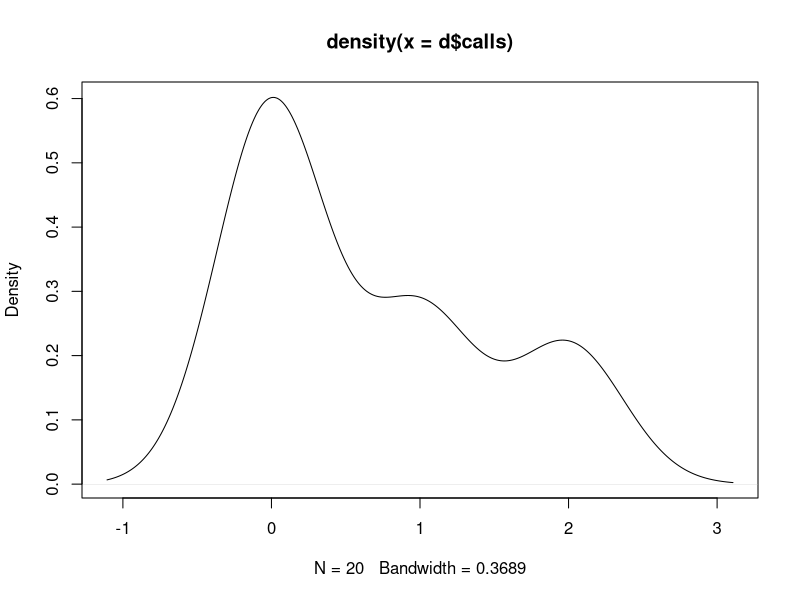
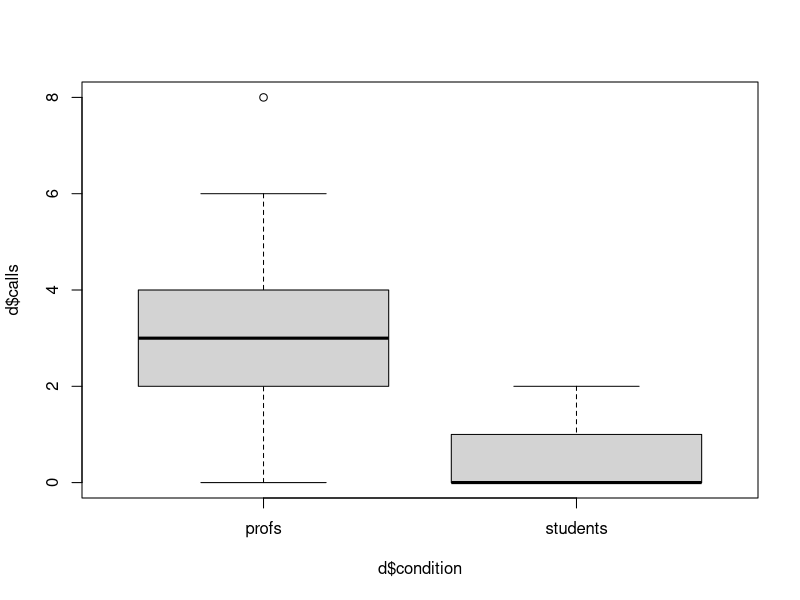
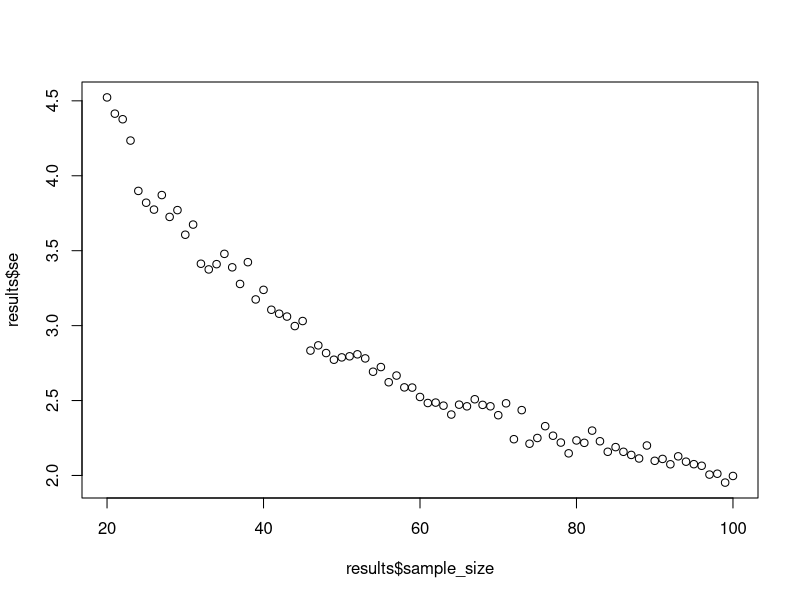
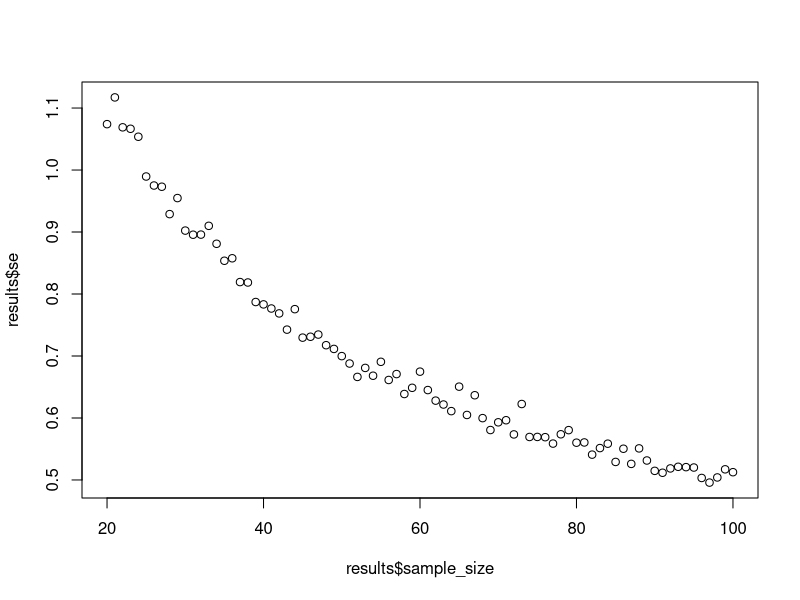
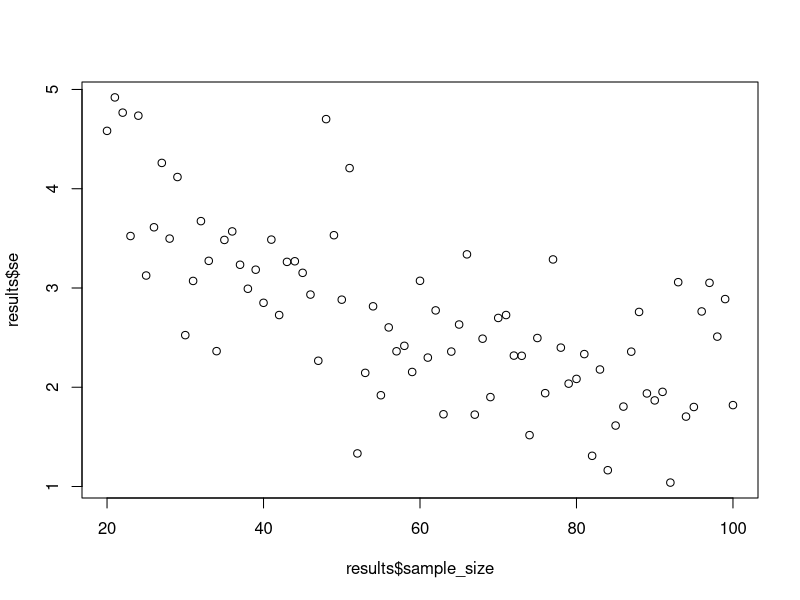
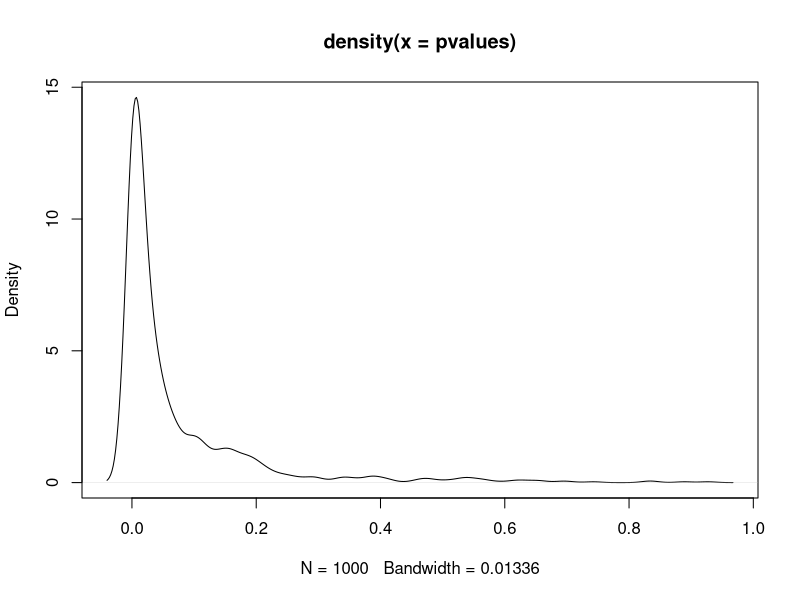
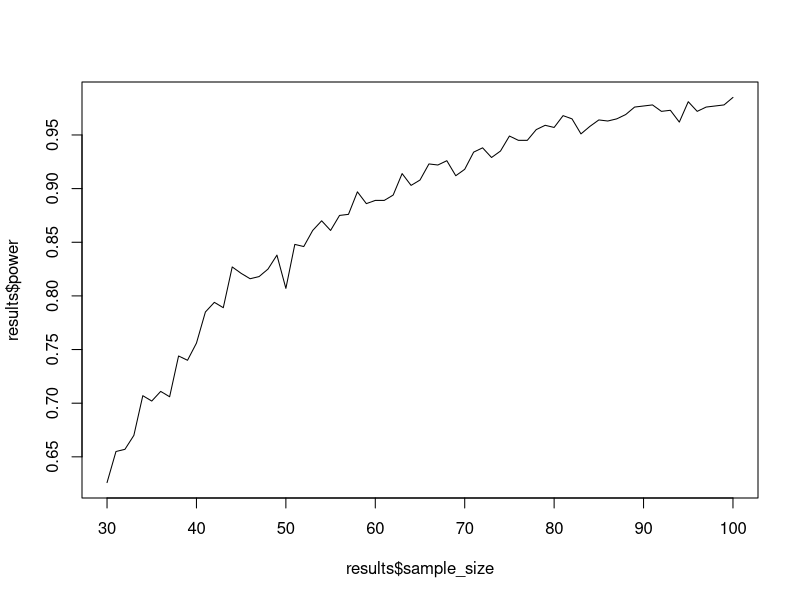
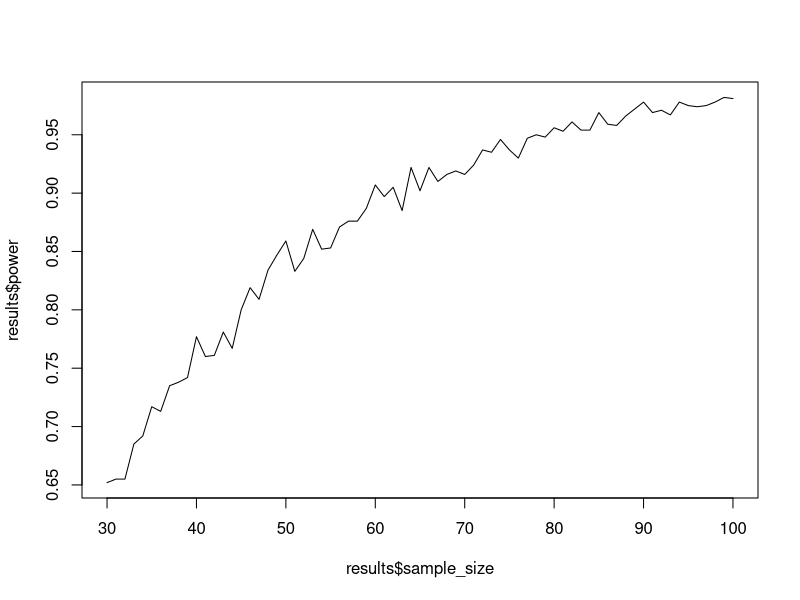

Here is the R script that generated these plots, in order:
## ---- chunk 1
groups <- letters[1:3]
my_sample <- sample(groups, 10, TRUE)
d <- data.frame(condition = as.factor(my_sample))
## ---- chunk 2
set.seed(1)
groups <- letters[1:3]
my_sample <- 
  sample(
    groups,
    100,
    TRUE,
    prob = c(0.7, 0.2, 0.1)
  )
sum(my_sample==groups[1])
## ---- chunk 3
set.seed(1)
sample(0:1, 10, replace = TRUE, prob = c(0.4, 0.6))

set.seed(1)
rbinom(10, 1, 0.6)
## ---- chunk 4
sample(letters, length(letters))
## ---- chunk 5
probs <- rep(1/length(letters), length(letters))
sample(letters, prob = probs)
## ---- chunk 6
groups <- letters[1:3]
participants <- length(groups) * 3
trials <- 5

d <- 
  data.frame(
    id = rep(1:participants, each = trials),
    condition = rep(groups, each = trials, times = 3),
    trial = rep(1:trials, times = participants)
  )

d
## ---- chunk 7
groups <- letters[1:3]
participants <- length(groups) * 3
trials <- 5

d <- 
  data.frame(
    id = rep(1:participants, each = trials),
    condition = rep(groups, each = trials, times = 3),
    trial = rep(1:trials, times = participants)
  )

d
## ---- chunk 8
groups <- c("control", "treatment")
n <- 20
flips <- 10
fair <- 0.5
unfair <- 0.7
probs <- rep(c(fair, unfair), each = n/2)


d <- 
  data.frame(
    id = 1:20,
    condition = rep(groups, each = n/2),
    heads = rbinom(n, flips, prob = probs)
  )

aggregate(d$heads, by = list(d$condition), mean)
## ---- chunk 9
n <- 100
age <- runif(n, 20, 40)
grumpiness <- age*0.5 + rnorm(n, 100, 10)
cor(age, grumpiness)
## ---- chunk 10
n <- 20

d <- data.frame(
  id = 1:n,
  calls = rpois(n, 0.5)
)

plot(density(d$calls)) 
## ---- chunk 11
d <- rbind(
  d,
    data.frame(
    id = n+1:2*n,
    calls = rpois(n, 3)
  )
)

d$condition <- 
  rep(c("students", "profs"), each = 20)

t.test(d$calls ~ d$condition)

boxplot(d$calls ~ d$condition)
## ---- chunk 12
means <- c(100, 105, 107, 109)
sds <- c(9, 12, 10, 17)
n <- 20

d <- 
  data.frame(
    group = rep(c(letters[1:4]), times = n),
    score = rnorm(n*4, means, sds)
  )
## ---- chunk 13
replicate(5, sample(letters, 10))
## ---- chunk 14
replicate(5, rnorm(10, 10, 2))

for (i in 1:5) {
  print(rnorm(10, 10, 2))
}
## ---- chunk 15
n <- 50
mu <- 168
sd <- 20
se <- sd / sqrt(n)
means <- NULL 
draws <- 1e5

for (i in 1:draws) {
  means[i] <- mean(rnorm(n, mu, sd))
}

cat("The real SE is:", round(se, digits = 2), ". The simulated SE is:", round(sd(means), digits = 2), ".")

# with replicate
means <- 
  replicate(
    draws,
    rnorm(n, mu, sd)
  )

sd(colMeans(means))
## ---- chunk 16
mu <- 168
sd <- 20
draws <- 1e3
min_sample <- 20
max_sample <- 100

results <- 
  data.frame(
    sample_size = NULL,
    se = NULL
  )

for (i in min_sample:max_sample) {
  
  sample_means <- NULL
  
  for (j in 1:draws) {
    sample_means[j] <- mean(rnorm(i, mu, sd))
  }
  
  se <- sd(sample_means)
  
  results <- rbind(
    results,
    data.frame(
      sample_size = i,
      se = se
    )
  )
}

plot(results$sample_size, results$se)
## ---- chunk 17
sample_against_se <- 
  function(
    mu = 168,
    sd = 20,
    draws = 1e3,
    min_sample = 20,
    max_sample = 100
  ) {
    results <- 
      data.frame(
        sample_size = NULL,
        se = NULL
      )
    
    for (i in min_sample:max_sample) {
      
      sample_means <- NULL
      
      for (j in 1:draws) {
        sample_means[j] <- mean(rnorm(i, mu, sd))
      }
      
      se <- sd(sample_means)
      
      results <- rbind(
        results,
        data.frame(
          sample_size = i,
          se = se
        )
      )
    }
    
    return(plot(results$sample_size, results$se))
  }
## ---- chunk 18
sample_against_se(sd = 5)
sample_against_se(draws = 10)
## ---- chunk 19
# sample size
n <- 30
h0 <- 173 # test against this null
h1 <- 175.6 # true population  effect
sd <- 7
alpha <- 0.05
draws <- 1e3

pvalues <- NULL

for (i in 1:draws) {
  d <- rnorm(n, h1, sd)
  z <- (mean(d) - h0) / (sd / sqrt(n))
  pvalues[i] <- pnorm(z, lower.tail = FALSE)
}

plot(density(pvalues))
## ---- chunk 20
sum(pvalues < 0.05)/length(pvalues)
## ---- chunk 21
power_function <- 
  function(
    h0 = 173,
    h1 = 175.6,
    sd = 7,
    alpha = 0.05,
    draws = 1e3,
    min_sample = 30,
    max_sample = 100
  ) {
    results <- 
      data.frame(
        sample_size = NULL,
        power = NULL
      )
    
    for (i in min_sample:max_sample) {
      
      pvalues <- NULL
      
      for (j in 1:draws) {
        d <- rnorm(i, h1, sd)
        z <- (mean(d) - h0) / (sd / sqrt(i))
        pvalues[j] <- pnorm(z, lower.tail = FALSE)
      }
      
      results <- rbind(
        results,
        data.frame(
          sample_size = i,
          power = sum(pvalues < 0.05)/length(pvalues)
        )
      )
    }
    
    return(plot(results$sample_size, results$power, type = "l"))
  }

power_function()
## ---- chunk 22
power_function_t <- 
  function(
    h0 = 173,
    h1 = 175.6,
    sd = 7,
    alpha = 0.05,
    draws = 1e3,
    min_sample = 30,
    max_sample = 100
  ) {
    results <- 
      data.frame(
        sample_size = NULL,
        power = NULL
      )
    
    for (i in min_sample:max_sample) {
      
      pvalues <- NULL
      
      for (j in 1:draws) {
        d <- rnorm(i, h1, sd)
        t <- t.test(d, mu = h0,alternative = "greater")
        pvalues[j] <- t$p.value
      }
      
      results <- rbind(
        results,
        data.frame(
          sample_size = i,
          power = sum(pvalues < 0.05)/length(pvalues)
        )
      )
    }
    
    return(plot(results$sample_size, results$power, type = "l"))
  }

power_function()
## ---- chunk 23
power_function_t(h1 = h0+1)
